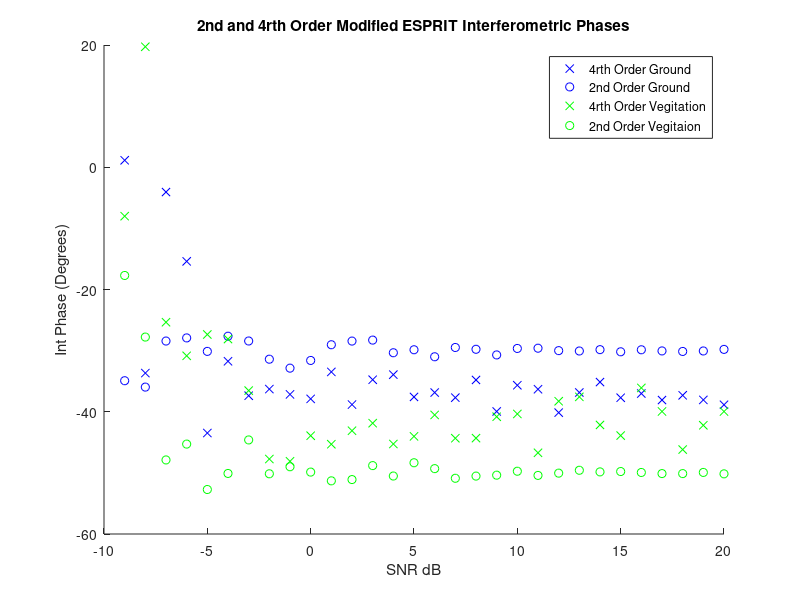
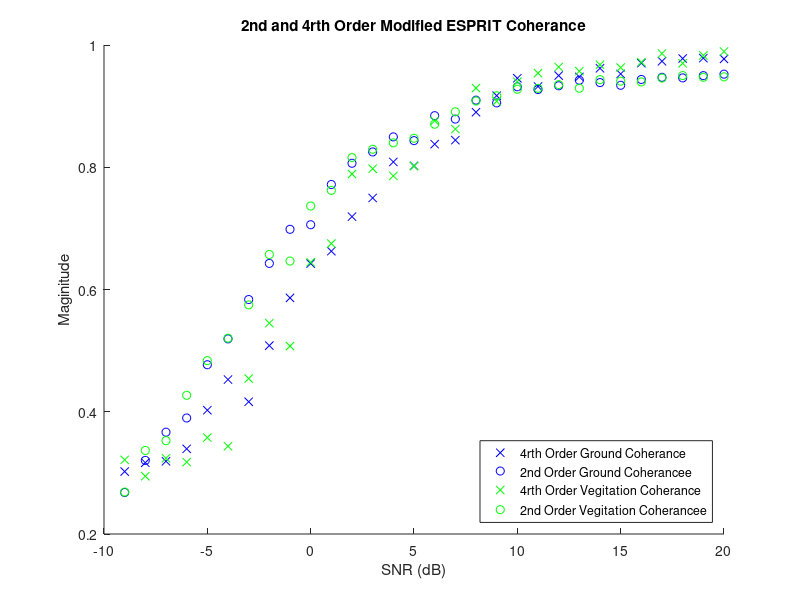

Source code (MATLAB) for these figures, in order:
%% Afric_Sim_test_ESPRIT
clc;clear;
%% Initializations
alpha = 1; %ground weighting factor
beta = 1;   %veg weighting factor
%
Pol_ground = [1;-1;0]./sqrt(2);
Pol_vegitation = [1;1;1]./sqrt(3);

ground_offset = 30*pi/180; % ground interferomitry offset
vegitation_offset = 50*pi/180;    % veg interferomitry offset
%
Averaged_samples = 10;
Window = 81;    %size of window
SNR_samples = 30;
%
ground_phase_4=zeros(SNR_samples,1);
ground_mag_4=zeros(SNR_samples,1);
ground_phase_2=zeros(SNR_samples,1);
ground_mag_2=zeros(SNR_samples,1);

vegitation_phase_4=zeros(SNR_samples,1);
vegitation_mag_4=zeros(SNR_samples,1);
vegitation_phase_2=zeros(SNR_samples,1);
vegitation_mag_2=zeros(SNR_samples,1);
%
SNR = zeros(1,SNR_samples);
%% Matrix Construction
for SNR_sample = (1:SNR_samples);
    
    SNR(SNR_sample)=SNR_sample-10;
    Noise = (10^(-SNR(SNR_sample)/20))/sqrt(3);
    
    for unusedvariable = 1:Averaged_samples
        
        g =  Pol_ground*(sqrt(-2*log(1-rand(1,Window))).*exp(1i*2*pi*rand(1,Window)));
        v =  Pol_vegitation*(sqrt(-2*log(1-rand(1,Window))).*exp(1i*2*pi*rand(1,Window)));
        
        s1 = alpha*g + beta*v;
        s2 = alpha*exp(1i*ground_offset)*g + beta*exp(1i*vegitation_offset)*v;
        
        s1_Noise = s1 + Noise*sqrt(-2*log(1-rand(3,Window))).*exp(1i*2*pi*rand(3,Window));
        s2_Noise = s2 + Noise*sqrt(-2*log(1-rand(3,Window))).*exp(1i*2*pi*rand(3,Window));
        
        
        %% Fourth Order ESPRIT
        S1_4=[s1_Noise(1,:).*s1_Noise(1,:)
            s1_Noise(2,:).*s1_Noise(2,:)
            s1_Noise(3,:).*s1_Noise(3,:)
            s1_Noise(1,:).*s1_Noise(2,:)
            s1_Noise(1,:).*s1_Noise(3,:)
            s1_Noise(2,:).*s1_Noise(3,:)];
        
        S2_4=[s2_Noise(1,:).*s2_Noise(1,:)
            s2_Noise(2,:).*s2_Noise(2,:)
            s2_Noise(3,:).*s2_Noise(3,:)
            s2_Noise(1,:).*s2_Noise(2,:)
            s2_Noise(1,:).*s2_Noise(3,:)
            s2_Noise(2,:).*s2_Noise(3,:)];
        
        R1_4 = S1_4*S1_4'/Window;
        R2_4 = S1_4*S2_4'/Window;
        
        [eigenvec_4,eigenval_4] = eig(pinv(R1_4+0.1*eye(6))*R2_4);
        
        [~,srt_4]=sort(abs(diag(eigenval_4)),'descend');
        
        Leig_copol = abs(eigenvec_4(1,srt_4(1)))^2 + abs(eigenvec_4(2,srt_4(1)))^2 + abs(eigenvec_4(4,srt_4(1)))^2;
        SLeig_copol = abs(eigenvec_4(1,srt_4(2)))^2 + abs(eigenvec_4(2,srt_4(2)))^2 + abs(eigenvec_4(4,srt_4(1)))^2;
        
        if (Leig_copol >= SLeig_copol)
            
            ground_phase_4(SNR_sample) = ground_phase_4(SNR_sample) + 0.5*angle(eigenval_4(srt_4(1),srt_4(1)))/Averaged_samples;
            ground_mag_4(SNR_sample) = ground_mag_4(SNR_sample) + abs(eigenval_4(srt_4(1),srt_4(1)))/Averaged_samples;
            
            vegitation_phase_4(SNR_sample) = vegitation_phase_4(SNR_sample) + 0.5*angle(eigenval_4(srt_4(2),srt_4(2)))/Averaged_samples;
            vegitation_mag_4(SNR_sample) = vegitation_mag_4(SNR_sample) + abs(eigenval_4(srt_4(2),srt_4(2)))/Averaged_samples;
            
        else
            
            ground_phase_4(SNR_sample) = ground_phase_4(SNR_sample) + 0.5*angle(eigenval_4(srt_4(2),srt_4(2)))/Averaged_samples;
            ground_mag_4(SNR_sample) = ground_mag_4(SNR_sample) + abs(eigenval_4(srt_4(2),srt_4(2)))/Averaged_samples;
            
            vegitation_phase_4(SNR_sample) = vegitation_phase_4(SNR_sample) + 0.5*angle(eigenval_4(srt_4(1),srt_4(1)))/Averaged_samples;
            vegitation_mag_4(SNR_sample) = vegitation_mag_4(SNR_sample) + abs(eigenval_4(srt_4(1),srt_4(1)))/Averaged_samples;
            
        end
        %% Second Order ESPRIT
        S1_2 = [s1_Noise(1,:)
            s1_Noise(2,:)
            s1_Noise(3,:)];
        
        S2_2 = [s2_Noise(1,:)
            s2_Noise(2,:)
            s2_Noise(3,:)];
        
        R1_2 = S1_2*S1_2'/Window;
        R2_2 = S1_2*S2_2'/Window;
        
        [eigenvec_2,eigenval_2] = eig(pinv(R1_2+0.1*eye(3))*R2_2);
        
        [~,srt_2]=sort(abs(diag(eigenval_2)),'descend');
        
        Leig_copol = abs(eigenvec_2(1,srt_2(1)))^2 + abs(eigenvec_2(2,srt_2(1)))^2;
        SLeig_copol = abs(eigenvec_2(1,srt_2(2)))^2 + abs(eigenvec_2(2,srt_2(2)))^2;
        
        if (Leig_copol >= SLeig_copol)
            
            ground_phase_2(SNR_sample) = ground_phase_2(SNR_sample) + angle(eigenval_2(srt_2(1),srt_2(1)))/Averaged_samples;
            ground_mag_2(SNR_sample) = ground_mag_2(SNR_sample) + abs(eigenval_2(srt_2(1),srt_2(1)))/Averaged_samples;
            
            vegitation_phase_2(SNR_sample) = vegitation_phase_2(SNR_sample) + angle(eigenval_2(srt_2(2),srt_2(2)))/Averaged_samples;
            vegitation_mag_2(SNR_sample) = vegitation_mag_2(SNR_sample) + abs(eigenval_2(srt_2(2),srt_2(2)))/Averaged_samples;
            
        else
            
            ground_phase_2(SNR_sample) = ground_phase_2(SNR_sample) + angle(eigenval_2(srt_2(2),srt_2(2)))/Averaged_samples;
            ground_mag_2(SNR_sample) = ground_mag_2(SNR_sample) + abs(eigenval_2(srt_2(2),srt_2(2)))/Averaged_samples;
            
            vegitation_phase_2(SNR_sample) = vegitation_phase_2(SNR_sample) + angle(eigenval_2(srt_2(1),srt_2(1)))/Averaged_samples;
            vegitation_mag_2(SNR_sample) = vegitation_mag_2(SNR_sample) + abs(eigenval_2(srt_2(1),srt_2(1)))/Averaged_samples;
            
        end
        
    end
end
%% Plotting Results

figure(1);
title('2nd and 4rth Order Modified ESPRIT Interferometric Phases');
xlabel('SNR dB');ylabel('Int Phase (Degrees)');
hold on;
plot(SNR,ground_phase_4*180/pi,'bx');
plot(SNR,ground_phase_2*180/pi,'bo');
plot(SNR,vegitation_phase_4*180/pi,'gx');
plot(SNR,vegitation_phase_2*180/pi,'go');
legend('4rth Order Ground','2nd Order Ground','4rth Order Vegitation','2nd Order Vegitaion','Location','northeast')
hold off

figure(2)
title('2nd and 4rth Order Modified ESPRIT Coherance');
xlabel('SNR (dB)');ylabel('Maginitude')
hold on;
plot(SNR,ground_mag_4,'bx');
plot(SNR,ground_mag_2,'bo');
plot(SNR,vegitation_mag_4,'gx');
plot(SNR,vegitation_mag_2,'go');
legend('4rth Order Ground Coherance','2nd Order Ground Coherancee','4rth Order Vegitation Coherance','2nd Order Vegitation Coherancee','Location','southeast');
hold off;
